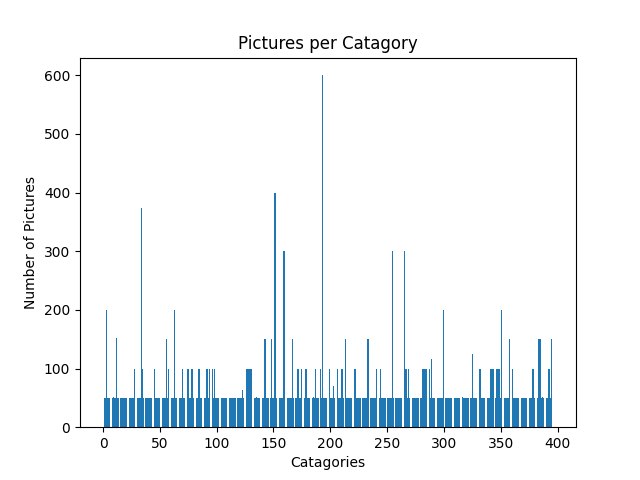

The Python source for this figure:
from txt_to_dict_to_csv import catagories_counts_dict
import matplotlib
from matplotlib import pyplot as plt

imported_dict = catagories_counts_dict

def split_with_tuple(dict):
    return dict.keys(), tuple(dict.values())

keys_values_list = split_with_tuple(imported_dict)
index_list = keys_values_list[0]
values = keys_values_list[1]

catagories_list = []
counts_list = []
for items in values:
    catagories_list.append(items[0])
    counts_list.append(items[1])

plt.figure()
ax = plt.subplot(1, 1, 1)
plt.bar(index_list, counts_list)
plt.title("Pictures per Catagory")
plt.xlabel("Catagories")
plt.ylabel("Number of Pictures")
plt.savefig("matplotlib_practice.png")
